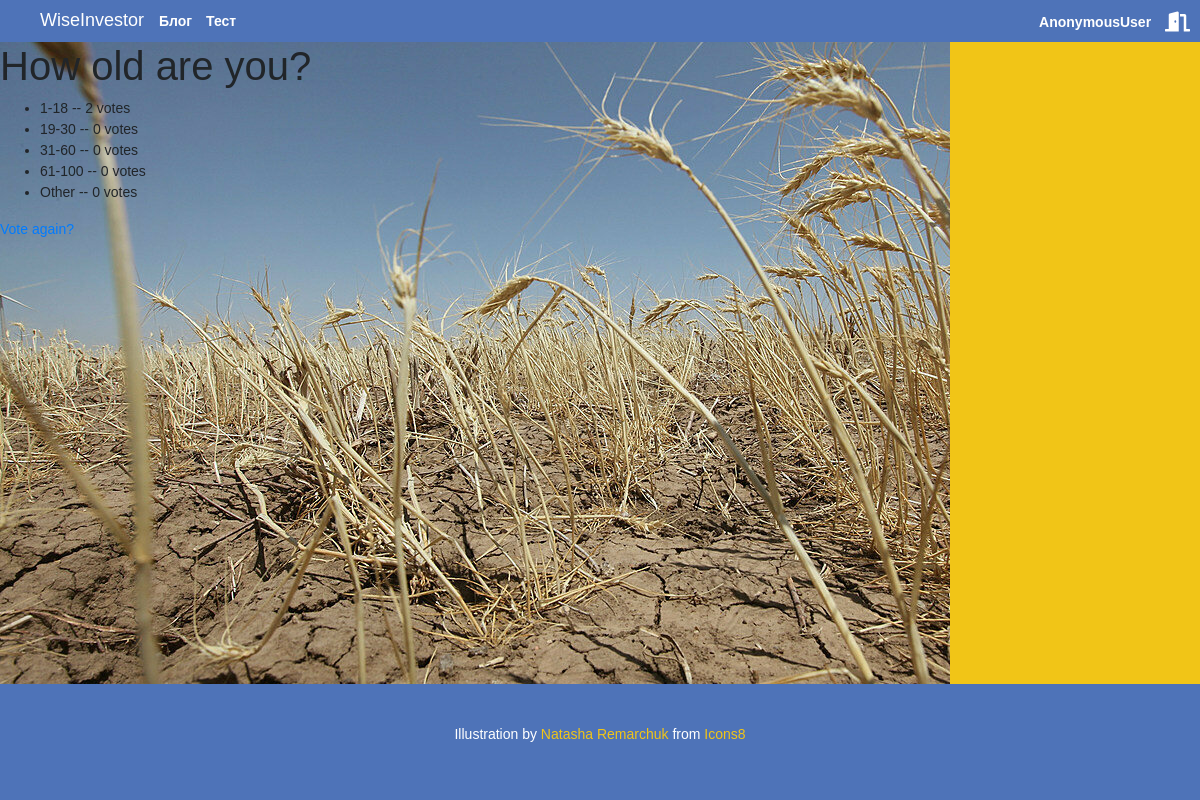
Screenshot of /polls/5/results/ with the database file from the repository.
### polls/models.py (models this page shows, shortened)
class Question(models.Model):
    question_text = models.CharField(max_length=200)
    pub_date = models.DateTimeField('date published')
    def was_published_recently(self):
        now = timezone.now()
        return now - datetime.timedelta(days=1) <= self.pub_date <= now
    was_published_recently.admin_order_field = 'pub_date'
    was_published_recently.boolean = True
    was_published_recently.short_description = 'Published recently?'

class Choice(models.Model):
    question = models.ForeignKey(Question, on_delete=models.CASCADE)
    choice_text = models.CharField(max_length=200)
    votes = models.IntegerField(default=0)

### polls/views.py (the view)
# urls.py: path('<int:pk>/results/', views.ResultsView.as_view(), name='results'),
class ResultsView(generic.DetailView):
    model = Question
    template_name = 'polls/results.html'
    def get_queryset(self):
        return Question.objects.filter(pub_date__lte=timezone.now())

### polls/templates/polls/results.html (shortened to what this page needs)
{% extends 'layout.html' %}
{% load static %}
{% block links%}<link rel="stylesheet" type="text/css" href="{% static 'polls/css/main_polls.css' %}">{%endblock%}
{%block content %}
    <h1>{{ question.question_text }}</h1>
    <ul>
        {% for choice in question.choice_set.all %}
            <li>{{ choice.choice_text }} -- {{ choice.votes }} vote{{ choice.votes|pluralize }}</li>
        {% endfor %}
    </ul>
    <a href="{% url 'polls:detail' question.id %}">Vote again?</a>
{%endblock%}

### mysite/static/common_main.css (style rules this page uses)
body { height: 100%; display: table; width: 100%; font-family: "Arial", sans-serif; font-size: 14px; }
html { height: 100%; }

### mysite/static/colors.css (style rules this page uses)
:root { --YELLOW: #f1c517; --BLUE: #4e73b8; --RED: #eb472c; --BROWN: #382d15; --WHITE: #ffffff; }

### polls/static/polls/css/main_polls.css (style rules this page uses)
body { background: url("../images/test/background.jpg") no-repeat; }

### rows the page displays
Question: question_text "How old are you?"
Choice: choice_text "1-18", votes "2"
Choice: choice_text "19-30", votes "0"
Choice: choice_text "31-60", votes "0"
Choice: choice_text "61-100", votes "0"
Choice: choice_text "Other", votes "0"

### other values shown
{{ request.user }} "AnonymousUser"
